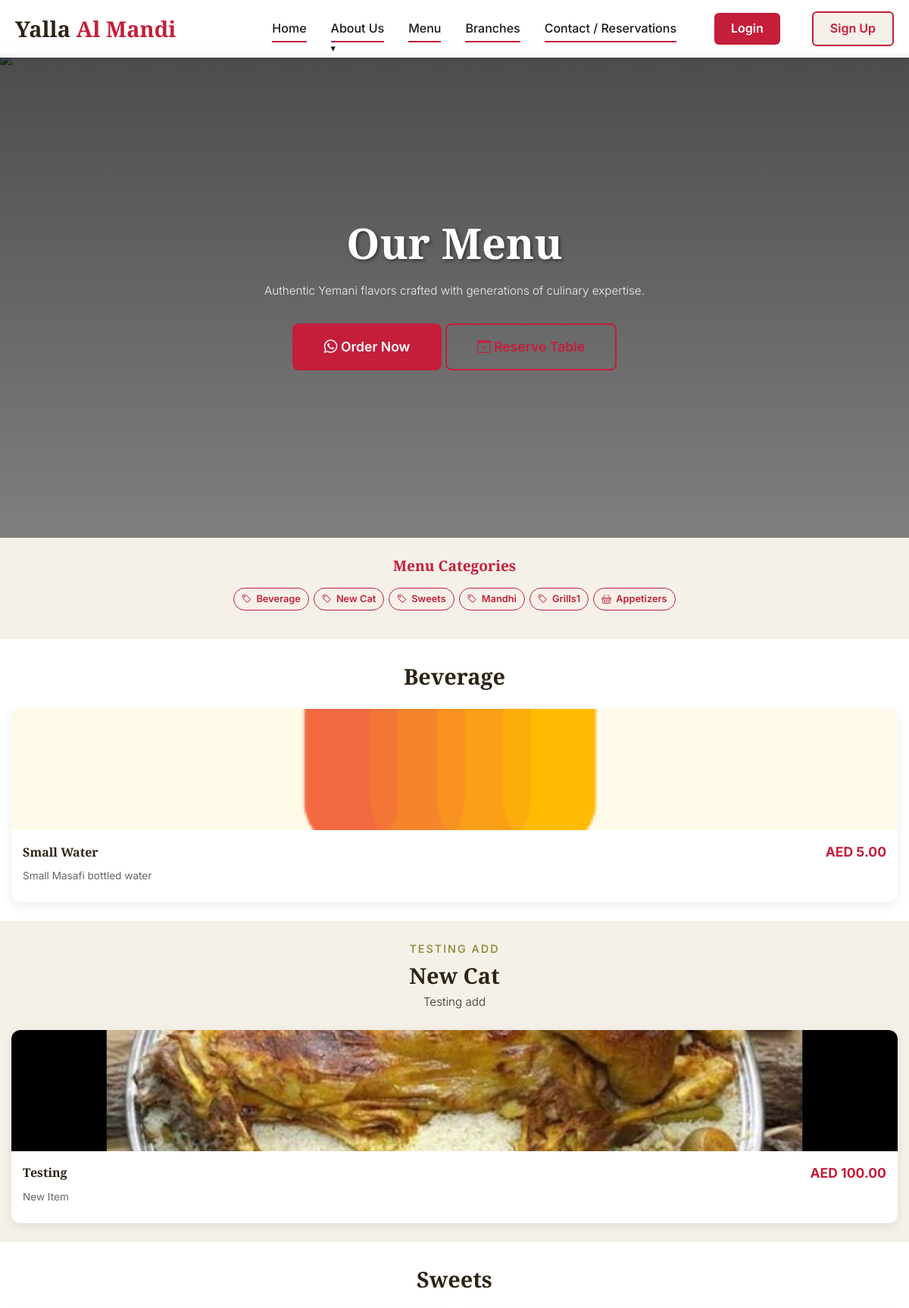
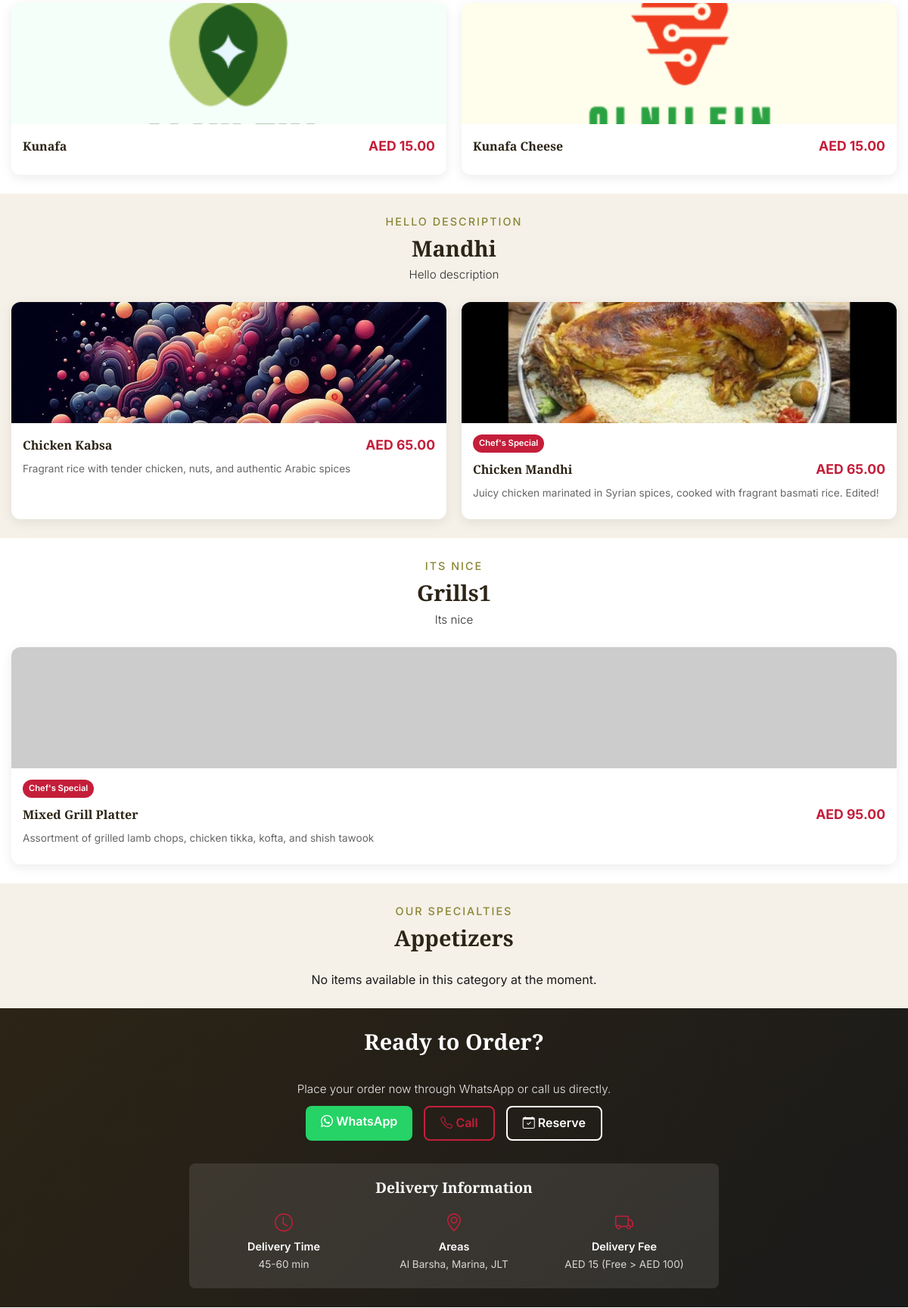
Page /menu.php (upper part) on the committed database (2 pictures, top to bottom).
### tables this page shows
CREATE TABLE `menu_categories` (
  `id` int NOT NULL,
  `name` varchar(50) NOT NULL,
  `description` text,
  `is_active` tinyint(1) DEFAULT '1',
  `sort_order` int DEFAULT '0',
  `created_at` timestamp NOT NULL DEFAULT CURRENT_TIMESTAMP,
  `updated_at` timestamp NOT NULL DEFAULT CURRENT_TIMESTAMP ON UPDATE CURRENT_TIMESTAMP
);

CREATE TABLE `menu_items` (
  `id` int NOT NULL,
  `name` varchar(100) NOT NULL,
  `description` text,
  `category_id` int NOT NULL,
  `price` decimal(10,2) NOT NULL,
  `image_url` varchar(255) DEFAULT NULL,
  `is_available` tinyint(1) DEFAULT '1',
  `is_featured` tinyint(1) DEFAULT '0',
  `available_quantity` int DEFAULT NULL,
  `is_daily_limited` tinyint(1) DEFAULT '0',
  `auto_unavailable` tinyint(1) DEFAULT '1',
  `track_inventory` tinyint(1) DEFAULT '0',
  `inventory_item_id` int DEFAULT NULL,
  `inventory_quantity_per_unit` decimal(10,2) DEFAULT '1.00',
  `created_at` timestamp NOT NULL DEFAULT CURRENT_TIMESTAMP,
  `updated_at` timestamp NOT NULL DEFAULT CURRENT_TIMESTAMP ON UPDATE CURRENT_TIMESTAMP
);

### menu.php (the view, shortened to what this page needs)
<?php
include 'includes/header.php';
?>
    <section class="hero">
        <img src="https://images.unsplash.com/photo-1563379091339-03246963d9d6?ixlib=rb-4.0.3&auto=format&fit=crop&w=2070&q=80" alt="Traditional Yemani Mandi" class="hero-bg">
        <div class="hero-content">
            <h1 class="display-1">Our Menu</h1>
            <p class="lead">Authentic Yemani flavors crafted with generations of culinary expertise.</p>
            <div style="margin-top: 30px;">
                <a href="#order" class="btn btn-primary btn-lg">
                    <i class="bi bi-whatsapp"></i> Order Now
                </a>
                <a href="contact.php" class="btn btn-secondary btn-lg">
                    <i class="bi bi-calendar-check"></i> Reserve Table
                </a>
            </div>
        </div>
    </section>
    <?php
    $category_icons = [
        'signature' => 'bi-star-fill',
        'grills' => 'bi-fire',
        'rice' => 'bi-egg-fried',
        'appetizers' => 'bi-basket',
        'family' => 'bi-people',
        'kids' => 'bi-emoji-smile',
        'beverages' => 'bi-cup-straw',
        'desserts' => 'bi-cake2',
        'default' => 'bi-tag'
    ];
    $categories_query = "SELECT
        c.*,
        COUNT(mi.id) as item_count
        FROM menu_categories c
        LEFT JOIN menu_items mi ON c.id = mi.category_id AND mi.is_available = 1
        WHERE c.is_active = 1
        GROUP BY c.id
        ORDER BY c.sort_order ASC, c.name ASC";
    $categories_result = $connection->query($categories_query);
    $menu_items_query = "SELECT
        mi.*,
        mc.name as category_name
        FROM menu_items mi
        JOIN menu_categories mc ON mi.category_id = mc.id
        WHERE mi.is_available = 1 AND mc.is_active = 1
        ORDER BY mc.sort_order, mi.name";
    $menu_items_result = $connection->query($menu_items_query);
    $menu_by_category = [];
    while ($item = $menu_items_result->fetch_assoc()) {
        $menu_by_category[$item['category_id']][] = $item;
    }
    function getSectionId($category_name) {
        $name = strtolower($category_name);
        $name = preg_replace('/[^a-z0-9]+/', '-', $name);
        return trim($name, '-');
    }
    ?>
    <section class="section-padding" style="background-color: var(--color-beige); position: sticky; top: 60px; z-index: 100; padding: 10px 0;">
        <div class="container">
            <div class="text-center mb-1">
                <h2 style="margin-bottom: 0; font-size: 1.2rem; color: var(--color-red);">Menu Categories</h2>
            </div>
            <?php if ($categories_result->num_rows > 0): ?>
            <div class="menu-category-nav">
                <?php
                $categories_result->data_seek(0);
                while ($category = $categories_result->fetch_assoc()):
                    $icon = isset($category_icons[strtolower($category['name'])]) ? $category_icons[strtolower($category['name'])] : $category_icons['default'];
                    $section_id = getSectionId($category['name']);
                ?>
                <a href="#<?php echo $section_id; ?>" class="btn menu-category-btn" data-category="<?php echo $category['id']; ?>">
                    <i class="bi <?php echo $icon; ?>"></i> <?php echo htmlspecialchars($category['name']); ?>
                </a>
                <?php endwhile; ?>
            </div>
            <?php else: ?>
            <p class="text-center text-muted">No categories available</p>
            <?php endif; ?>
        </div>
    </section>
    <?php
    if ($categories_result->num_rows > 0):
        $categories_result->data_seek(0);
        $section_index = 0;
        while ($category = $categories_result->fetch_assoc()):
            $section_id = getSectionId($category['name']);
            $menu_items = isset($menu_by_category[$category['id']]) ? $menu_by_category[$category['id']] : [];
            $background = ($section_index % 2 == 1) ? 'style="background-color: var(--color-beige);"' : '';
            $section_index++;
    ?>
    <section id="<?php echo $section_id; ?>" class="section-padding menu-category" <?php echo $background; ?>>
        <div class="container">
            <div class="text-center mb-3">
                <span class="section-subtitle"><?php echo htmlspecialchars($category['description'] ?? 'Our Specialties'); ?></span>
                <h2 class="display-2"><?php echo htmlspecialchars($category['name']); ?></h2>
                <?php if (!empty($category['description'])): ?>
                <p class="lead"><?php echo htmlspecialchars($category['description']); ?></p>
                <?php endif; ?>
            </div>
            <?php if (empty($menu_items)): ?>
            <div class="text-center py-3">
                <p class="text-muted">No items available in this category at the moment.</p>
            </div>
            <?php else: ?>
            <div class="menu-grid">
                <?php foreach ($menu_items as $item):
                ?>
                <div class="menu-card">
                    <?php if (!empty($item['image_url'])): ?>
                    <img src="<?php echo htmlspecialchars($item['image_url']); ?>"
                        alt="<?php echo htmlspecialchars($item['name']); ?>"
                        class="menu-img"
                        onerror="this.src='https://via.placeholder.com/400x300?text=<?php echo urlencode($item['name']); ?>'">
                    <?php else: ?>
                    <img src="https://via.placeholder.com/400x300?text=<?php echo urlencode($item['name']); ?>"
                        alt="<?php echo htmlspecialchars($item['name']); ?>"
                        class="menu-img">
                    <?php endif; ?>
                    <div class="menu-content">
                        <?php if (!empty($item['is_featured'])): ?>
                        <span class="menu-tag">Chef's Special</span>
                        <?php elseif (!empty($item['is_daily_limited'])): ?>
                        <span class="menu-tag">Limited</span>
                        <?php endif; ?>
                        <div class="menu-header">
                            <h3 class="menu-title"><?php echo htmlspecialchars($item['name']); ?></h3>
                            <span class="menu-price">AED <?php echo number_format($item['price'], 2); ?></span>
                        </div>
                        <?php if (!empty($item['description'])): ?>
                        <p class="menu-description"><?php echo nl2br(htmlspecialchars($item['description'])); ?></p>
                        <?php endif; ?>
                    </div>
                </div>
                <?php endforeach; ?>
            </div>
            <?php endif; ?>
        </div>
    </section>
    <?php endwhile; ?>
    <?php endif; ?>
    <section id="order" class="section-padding" style="background: linear-gradient(135deg, var(--color-dark-brown) 0%, var(--color-soft-black) 100%); color: white;">
        <div class="container">
            <div class="text-center">
                <h2 class="display-3 mb-4" style="color: white; font-size: 1.8rem;">Ready to Order?</h2>
                <p class="lead mb-4" style="opacity: 0.9; font-size: 1rem;">
                    Place your order now through WhatsApp or call us directly.
                </p>
                <div style="display: flex; gap: 15px; justify-content: center; flex-wrap: wrap; margin-bottom: 30px;">
                    <a href="https://wa.me/971503757274" target="_blank" class="btn btn-whatsapp" style="padding: 8px 20px;">
                        <i class="bi bi-whatsapp"></i> WhatsApp
                    </a>
                    <a href="tel:+971503757274" class="btn btn-secondary" style="padding: 8px 20px;">
                        <i class="bi bi-telephone"></i> Call
                    </a>
                    <a href="contact.php" class="btn btn-outline" style="border-color: white; color: white; padding: 8px 20px;">
                        <i class="bi bi-calendar-check"></i> Reserve
                    </a>
                </div>
                <div style="background-color: rgba(255, 255, 255, 0.1); padding: 20px; border-radius: var(--border-radius); max-width: 700px; margin: 0 auto;">
                    <h4 style="color: white; margin-bottom: 15px; font-size: 1.2rem;">Delivery Information</h4>
                    <div style="display: grid; grid-template-columns: repeat(auto-fit, minmax(150px, 1fr)); gap: 15px;">
                        <div style="text-align: center;">
                            <i class="bi bi-clock" style="font-size: 1.5rem; color: var(--color-red); margin-bottom: 5px;"></i>
                            <p style="margin-bottom: 2px; font-weight: 600; font-size: 0.9rem;">Delivery Time</p>
                            <p style="opacity: 0.8; font-size: 0.85rem;">45-60 min</p>
                        </div>
                        <div style="text-align: center;">
                            <i class="bi bi-geo-alt" style="font-size: 1.5rem; color: var(--color-red); margin-bottom: 5px;"></i>
                            <p style="margin-bottom: 2px; font-weight: 600; font-size: 0.9rem;">Areas</p>
                            <p style="opacity: 0.8; font-size: 0.85rem;">Al Barsha, Marina, JLT</p>
                        </div>
                        <div style="text-align: center;">
                            <i class="bi bi-truck" style="font-size: 1.5rem; color: var(--color-red); margin-bottom: 5px;"></i>
                            <p style="margin-bottom: 2px; font-weight: 600; font-size: 0.9rem;">Delivery Fee</p>
                            <p style="opacity: 0.8; font-size: 0.85rem;">AED 15 (Free > AED 100)</p>
                        </div>
                    </div>
                </div>
            </div>
        </div>
    </section>
    <?php
    include 'includes/footer.php';
    ?>

### resources/css/style.css (style rules this page uses)
:root { --color-red: #c41e3a; --color-red-light: #e84c4c; --color-beige: #f5f1e8; --color-sand: #e6dfd3; --color-dark-brown: #2c2416; --color-soft-black: #1a1a1a; --color-olive: #8a8635; --color-copper: #b87333; --color-white: #ffffff; --color-light-gray: #f8f9fa; --font-heading: 'Playfair Display', serif; --font-body: 'Inter', 'Segoe UI', sans-serif; --section-padding: 80px 0; --container-padding: 0 15px; --border-radius: 8px; --box-shadow: 0 5px 15px rgba(0, 0, 0, 0.08); --box-shadow-hover: 0 10px 25px rgba(0, 0, 0, 0.12); }
* { margin: 0; padding: 0; box-sizing: border-box; }
html { scroll-behavior: smooth; }
body { font-family: var(--font-body); color: var(--color-soft-black); background-color: var(--color-white); line-height: 1.6; overflow-x: hidden; }
h1, h2, h3, h4, h5, h6 { font-family: var(--font-heading); font-weight: 600; line-height: 1.3; color: var(--color-dark-brown); }
a { text-decoration: none; color: inherit; transition: all 0.3s ease; }
img { max-width: 100%; height: auto; display: block; }
.container { width: 100%; max-width: 1200px; margin: 0 auto; padding: var(--container-padding); }
.section-padding { padding: var(--section-padding); }
.text-center { text-align: center; }
.mb-1 { margin-bottom: 0.5rem; }
.mb-3 { margin-bottom: 1.5rem; }
.mb-4 { margin-bottom: 2rem; }
.display-1 { font-size: 3.5rem; font-weight: 700; }
.display-2 { font-size: 2.8rem; font-weight: 600; }
.display-3 { font-size: 2.2rem; font-weight: 600; }
.lead { font-size: 1.2rem; font-weight: 300; opacity: 0.9; }
.btn { display: inline-block; padding: 12px 32px; border-radius: var(--border-radius); font-weight: 600; font-size: 1rem; text-align: center; cursor: pointer; transition: all 0.3s ease; border: none; outline: none; position: relative; overflow: hidden; }
.btn-primary { background-color: var(--color-red); color: var(--color-white); border: 2px solid var(--color-red); }
.btn-secondary { background-color: transparent; color: var(--color-red); border: 2px solid var(--color-red); }
.btn-outline { background-color: transparent; color: var(--color-dark-brown); border: 2px solid var(--color-dark-brown); }
.btn-whatsapp { background-color: #25D366; color: white; border: none; }
.btn-lg { padding: 15px 40px; font-size: 1.1rem; }
.menu-category-nav { display: flex; gap: 10px; justify-content: center; flex-wrap: wrap; overflow-x: auto; overflow-y: hidden; padding: 0 10px; }
.menu-category-btn { white-space: nowrap; flex-shrink: 0; padding: 10px 16px; font-size: 0.95rem; }
.hero { position: relative; min-height: 80vh; display: flex; align-items: center; background: linear-gradient(rgba(0, 0, 0, 0.7), rgba(0, 0, 0, 0.5)); color: var(--color-white); margin-top: 70px; overflow: hidden; }
.hero-bg { position: absolute; top: 0; left: 0; width: 100%; height: 100%; object-fit: cover; z-index: -1; }
.hero-content { max-width: 800px; margin: 0 auto; text-align: center; padding: 40px 20px; position: relative; z-index: 1; }
.hero h1 { color: var(--color-white); margin-bottom: 1rem; text-shadow: 2px 2px 4px rgba(0, 0, 0, 0.5); }
.hero p { font-size: 1.2rem; margin-bottom: 2rem; opacity: 0.9; }
.section-subtitle { color: var(--color-olive); font-weight: 500; text-transform: uppercase; letter-spacing: 2px; margin-bottom: 1rem; }
.menu-grid { display: grid; grid-template-columns: repeat(auto-fit, minmax(300px, 1fr)); gap: 30px; }
.menu-card { background: var(--color-white); border-radius: var(--border-radius); overflow: hidden; box-shadow: var(--box-shadow); transition: all 0.3s ease; }
.menu-img { width: 100%; height: 200px; object-fit: cover; }
.menu-content { padding: 20px; }
.menu-header { display: flex; justify-content: space-between; align-items: center; margin-bottom: 10px; }
.menu-title { font-size: 1.3rem; color: var(--color-dark-brown); }
.menu-price { color: var(--color-red); font-weight: 600; font-size: 1.2rem; }
.menu-tag { display: inline-block; background-color: var(--color-red); color: var(--color-white); padding: 4px 12px; border-radius: 20px; font-size: 0.8rem; font-weight: 500; margin-bottom: 10px; }

### rows in the picture
menu_categories: name "Beverage"
menu_categories: name "New Cat", description "TESTING ADD", description "Testing add"
menu_categories: name "Sweets"
menu_categories: name "Mandhi", description "HELLO DESCRIPTION", description "Hello description"
menu_categories: name "Grills1", description "ITS NICE", description "Its nice"
menu_categories: name "Appetizers", description "OUR SPECIALTIES", shows "No items available in this category at the moment."
menu_items: image_url (picture), name "Small Water", price "5.00", description "Small Masafi bottled water"
menu_items: image_url (picture), name "Testing", price "100.00", description "New Item"
menu_items: image_url (picture), name "Kunafa", price "15.00"
menu_items: image_url (picture), name "Kunafa Cheese", price "15.00"
menu_items: image_url (picture), name "Chicken Kabsa", price "65.00", description "Fragrant rice with tender chicken, nuts, and authentic Arabic spices"
menu_items: image_url (picture), is_featured "Chef's Special", name "Chicken Mandhi", price "65.00", description "Juicy chicken marinated in Syrian spices, cooked with fragrant basmati rice. Edited!"
menu_items: is_featured "Chef's Special", name "Mixed Grill Platter", price "95.00", description "Assortment of grilled lamb chops, chicken tikka, kofta, and shish tawook"
